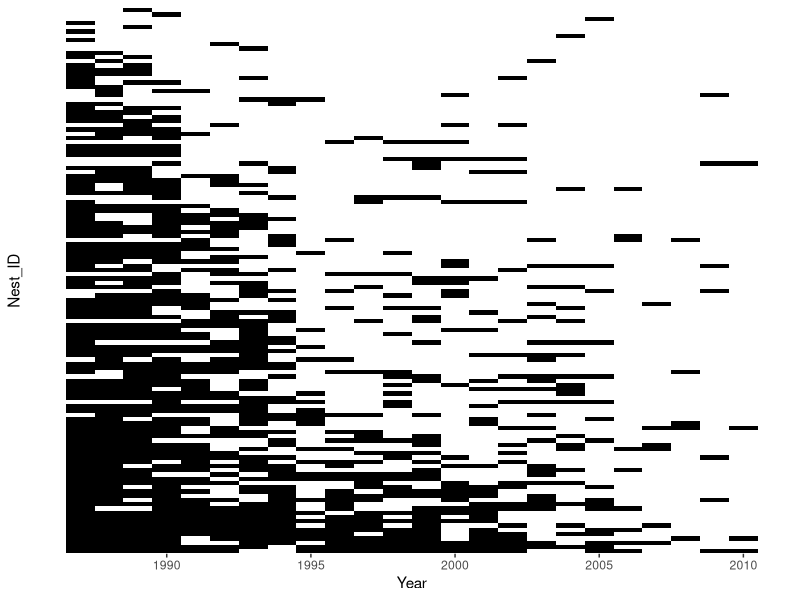
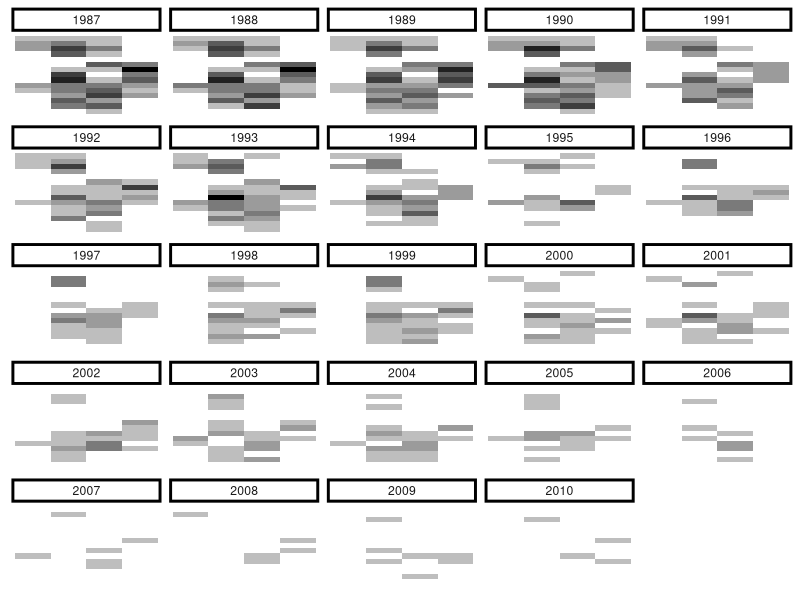

The R script that drew these images, in order:
#
# Logistics
#
WD <- "~/Documents/TRES_IPM"
library(tidyverse)

setwd(WD)
raw <- read_csv("Data/nest_records.csv") %>%
    separate("Nest Key", into=c("drop", "Nest_ID"), sep="-") %>%
    select(Nest_ID,
	  	 Year = Year,
	 	 Clutch_Size = "Eggs Laid")

occupiedYears <- raw %>%
			  group_by(Nest_ID) %>%
			  tally() 

nestOrder <- occupiedYears %>%
		  arrange(-n) %>%
		  pull(Nest_ID)

clean <- raw %>%
	 mutate(Grid_Letter = map_chr(Nest_ID, ~ substr(., 1, 1)),
	 	   Grid_Number = map_dbl(Nest_ID, ~ as.numeric(substr(., 2, 3)))) %>%
	 mutate(Nest_ID = factor(Nest_ID, level=nestOrder))


plot_occupancy <- ggplot(clean) +
     geom_tile(aes(x=Year, y=Nest_ID, fill=!is.na(Clutch_Size))) +
     scale_fill_manual(values=c("black", "white")) +
     guides(fill="none") +
     theme_bw() +
     theme(axis.text.y = element_blank(),
     	 axis.ticks.y = element_blank(),
     	 panel.grid = element_blank(),
     	 panel.border = element_blank())

ggsave(plot_occupancy, file="Output/Plot_nest_occupancy.png", 
	   width=6, height=8) 

spatial_tallies <- clean %>%
			 group_by(Grid_Number, Grid_Letter, Year) %>%
			 tally()

plot_spatial <- ggplot(spatial_tallies) +
		   geom_tile(aes(x=Grid_Letter, y=Grid_Number, fill=n)) +
		   scale_fill_gradient(low="gray", high="black") +
		   scale_y_reverse() +
		   facet_wrap(facets = vars(Year)) +
		   guides(fill="none") +
		   theme(axis.text.x = element_blank(),
		   	    axis.title.x = element_blank(),
		   	    axis.ticks.x = element_blank(),
		   	    panel.background = element_blank(),
		   	    axis.text.y = element_blank(),
		   	    axis.title.y = element_blank(),
		   	    axis.ticks.y = element_blank(),
		   	    strip.background = element_rect(colour="black", size=2, fill="white"))

ggsave(plot_spatial, file="Output/Plot_spatial_occupancy.png",
	  width=4, height=11)